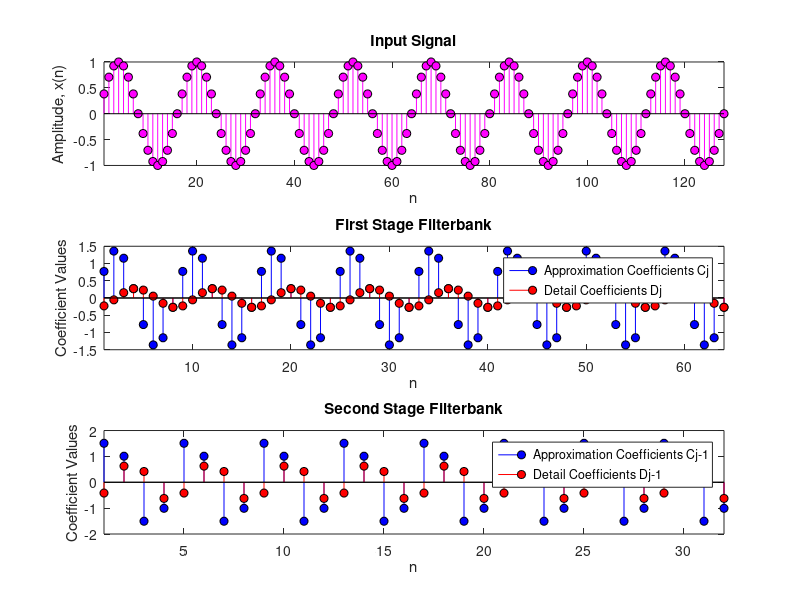

This figure's MATLAB source:

%
% Rithika Varma Dandu
% Biomedical DSP - HW8
% 

%{
Write a simple Matlab program that will implement a two-stage analysis filterbank tree using the Haar
filter. In other words, in class we saw that obtaining the Haar coefficients simply requires us to take our
samples, f[n], and feed it through two different filters to obtain our cj[k] and dj[k] coefficients. To do
this, we are first approximating our highest resolution coefficients cj+1[k] with our samples f[n] (wavelets
results in an approximation of our original signal that becomes more accurate with higher sampling
frequency). “Two-stage” means you do this 2 times so in the end, you should have 4 sets of coefficient
values (cj[k], dj[k], cj-1[k], dj-1[k]). You only need dj[k], dj-1[k], cj-1[k] to represent your signal f[n].
Apply this to a simple sinusoidal signal f[n] = sin(π*[1:128]/8). Plot each of the outputs and also sketch
the filterbank representation for both stages. Please indicate which part of the filterbank schematic
corresponds to which set of coefficients. Keep in mind that this filterbank method enables you to use the
“conv” function in Matlab to efficiently obtain your coefficients. You will need to identify the filters h[n]
and h1[n]. h[n] is provided on page 13 of Chapter 2. You can calculate h1[n] from equation 2.25.
One confusing aspect of these equations is that you end up getting more coefficients after each filtering
stage (artificially using “conv” in Matlab rather than the original equations (3) and (4) provided in class
that results in a length = N + P – 1). For Haar Wavelets it is not as bad since P is only 2, but for other
Wavelets, P can be much longer. You just need to keep track of the number of coefficients you should
have (usually half of the # from the previous stage unless you start with an odd # of coefficients in which
you will have 1 extra coefficient at the end that extends past the length of the original signal and
corresponds to a smeared edge value; more information on this below). After the “conv” in Matlab, you
have to downsample by 2 to get the true number of coefficients for each scale (i.e., stage). Please look at
the original equations 3.9 and 3.10 to see which coefficients to keep and which ones to discard when
downsampling. This is tricky because Matlab doesn’t start the “conv” from when both sequences are
initially aligned at index 0 but places the h[-n] or h1[-n] filters so that they are starting before with only 1
overlapping sample (think about what “conv” in Matlab does versus equations (3) and (4)). Also Matlab
doesn’t keep track of the indices, so you need to keep track of this. As a result, you need to discard the
first few samples depending on the length of your h[-n] or h1[-n] filters. For the Haar Wavelets, since the
filters are only a length of 2, it really only means you eliminate the first sample after each filtering. If I
just confused you, come to office hours or email me.
Another thing to note is that although your signal may be from 0 to N seconds (or samples), your
coefficients may span a larger time period than your original signal depending on your scaling/wavelet
functions. In other words, you may have a signal that starts at time 0 seconds with a sudden transient
edge (similarly at the end with a sudden transient edge) but to represent that with a certain set of
scaling/wavelet functions, you actually need, for example, a few functions at -2 and -1 seconds to sum up
together with the functions at 0, 1, 2 seconds to get that transient component occurring at 0 seconds (hope
I didn’t just confuse you). If your scaling/wavelet functions span a longer time period (unlike the Haar
functions which are quite localized in time with only 2 filter coefficients), then there will be even more
coefficients for the times before and after your original signal period. Indirectly you can see this by
equations 3.9 and 3.10 that lead to more coefficients at each stage (for negative k values and k values
exceeding your signal duration of N samples), especially for longer h[n] and h1[n] filters. In class we left
the index “m” without any actual limits to keep this flexible. I made notes in class that “m” generally
corresponds to 0 to the length of your cj-1[k] sequence. Also that “k” goes up to half the length of your
cj-1[k] sequence. However, this all depends on if you just want to display the coefficients aligned with
your original signal or some of the “before” and “after” transient coefficients to fully represent your
original sequence including the edges. Please keep track of which coefficients correspond to which time
point in your original signal. This is probably the most confusing part of calculating the coefficients.
Although the Matlab wavelets toolbox computes the coefficients for you, it still results in more
coefficients than your original signal that you have to keep track of in terms of which coefficients
correspond to which time point.

%}



xn = sin(pi*[1:128]/8);


h0 = [1/sqrt(2) 1/sqrt(2)]
h1 = [1/sqrt(2) -1/sqrt(2)]

h0 = flip(h0)
h1 = flip(h1)

c1 = conv(xn,h0);
c1 = c1(2:2:end);

d1 = conv(xn,h1);
d1 = d1(2:2:end);


figure
subplot(3,1,1)
stem(1:length(xn),xn,'MarkerFaceColor', 'magenta', 'MarkerEdgeColor', 'black', 'Color', 'magenta')
xlim([1 length(xn)]);
xlabel('n')
ylabel('Amplitude, x(n)')
title('Input Signal')

subplot(3,1,2)
stem(1:length(c1),c1,'MarkerFaceColor', 'blue', 'MarkerEdgeColor', 'black', 'Color', 'blue');
xlim([1 length(c1)]);

hold on
stem(1:length(d1),d1,'MarkerFaceColor', 'red', 'MarkerEdgeColor', 'black', 'Color', 'red');
xlim([1 length(d1)]);
title('First Stage Filterbank')
xlabel('n')
ylabel('Coefficient Values')
legend('Approximation Coefficients Cj','Detail Coefficients Dj')
hold off


c0 = conv(c1,h0);
c0 = c0(2:2:end);

d0 = conv(c1,h1);
d0 = d0(2:2:end);

subplot(3,1,3)
stem(1:length(c0),c0,'MarkerFaceColor', 'blue', 'MarkerEdgeColor', 'black', 'Color', 'blue');
xlim([1 length(c0)]);
hold on
stem(1:length(d0),d0,'MarkerFaceColor', 'red', 'MarkerEdgeColor', 'black', 'Color', 'red');
xlim([1 length(d0)]);
title('Second Stage Filterbank')
xlabel('n')
ylabel('Coefficient Values')
legend('Approximation Coefficients Cj-1','Detail Coefficients Dj-1')
hold off
